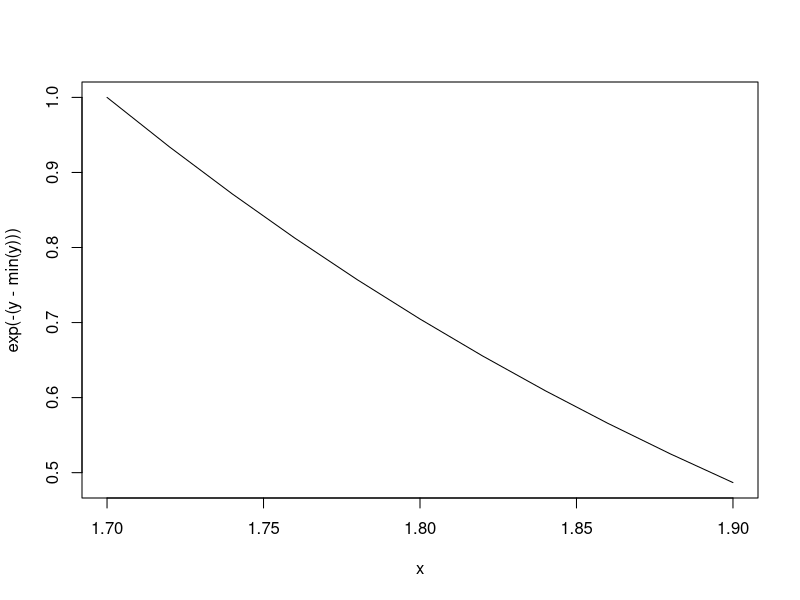

R code for this plot:
#  if else
if(TRUE){
  ##
} else if(FALSE){
  ##
} else{
  ##
}
x<-5
y<-if(x>3){TRUE} else {FALSE}

y
#  for
x<-c("a","b","c","d")
for(i in 1:4) {
  print(x[i])
}
for(i in 1:4) print(x[i])

for (i in seq_along(x)){
  print(x[i])
}
for (letter in x){
  print(letter)
}
#  while
#  repeat : execute an inlinite loop
#   break : break a loop
#   next : skip the  iteration of a loop
#   return: exit a function

set.seed(1)
normals<-rnorm(100,1,2)
normals
summary(normals)
sd(normals)

x<-seq(1.7,1.9, len=11)
y<- sapply(x, function(y){y*y})
y
plot(x, exp(-(y-min(y))),type = "l")

z<-5
while(z>=3 && z<=10){
  coin<- rbinom(1,1,0.5)
  if(coin ==1){ 
    z<-z+1
  } else{
    z<-z-1
  }
  print(z)
  
}

numeric(3)
integer(4)

args(lm)

myplot <- function(x,y,type ="l", ...){
    plot(x,y, type = type, ...)
}

#generic function
mean
args(paste)
args(cat)
paste(1,2,3, sep = ":")

lm <- function (x){ x*x}
search()
library()
# R uses lexical scoping or static scoping, a common alternative is dynamic scoping
#how local variable, formal argument, and the free variable evaluated
make.power<-function(n){
  pow<-function(x){
    x^n
  }
  pow
}

cube<-make.power(3)
square<-make.power(2)
cube(9)
ls(environment(cube))
get("n", environment(cube))


